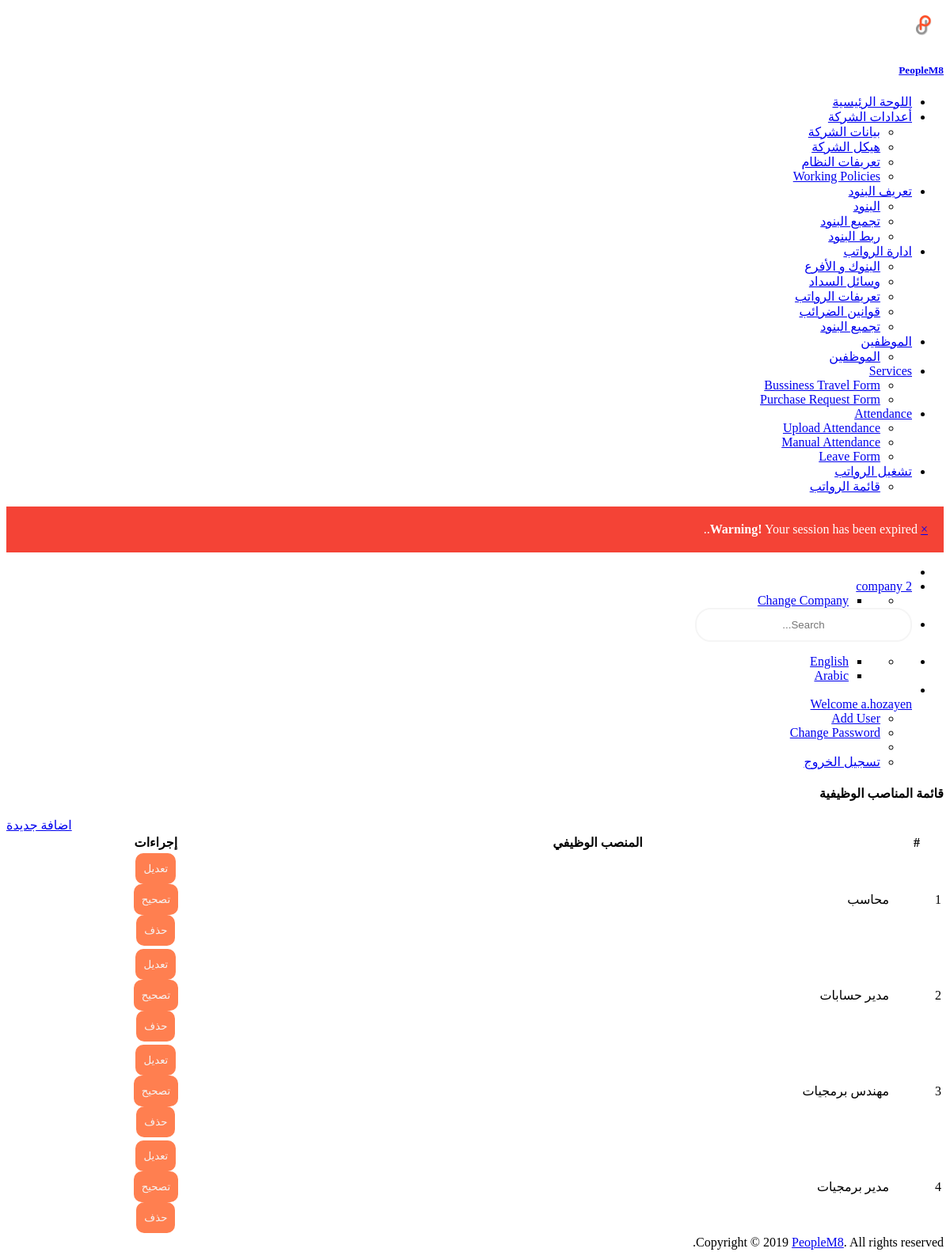
The page /com/assinment/positions/list/ (signed in) on the database its author committed.
### custom_user/models.py (models this page shows)
class User(AbstractUser):
    emp_type_list = [("A", _("Admin")),
                     ("E", _("Employee"))]
    company = models.ForeignKey(Enterprise, null=True, blank=True, on_delete=models.CASCADE, related_name='company_user', verbose_name=_('Name'))
    employee_type = models.CharField(max_length=3, choices=emp_type_list, verbose_name=_('Employee Type'))
    business_unit_name = models.CharField(max_length=150, null=True, blank=True, verbose_name=_('Business Unit Name'))
    reg_tax_num = models.CharField(max_length=150, null=True, blank=True, verbose_name=_('Reg Tax Num'))
    commercail_record = models.CharField(max_length=150, null=True, blank=True, verbose_name=_('Commercail Record '))

### company/models.py (models this page shows, shortened)
class Enterprise(models.Model):
    enterprise_user = models.ForeignKey(settings.AUTH_USER_MODEL, on_delete=models.CASCADE, related_name="company_user")
    name = models.CharField(max_length=255, verbose_name=_('Company Name'))
    reg_tax_num = models.CharField(max_length=150, verbose_name=_('Reg Tax Num'))
    commercail_record = models.CharField(max_length=150, verbose_name=_('Commercial Record'))
    address1 = models.CharField(max_length=255, blank=True, null=True, verbose_name=_('Address1'))
    phone = models.CharField(max_length=255, blank=True, null=True, verbose_name=_('Phone'))
    mobile = models.CharField(max_length=255, blank=True, null=True, verbose_name=_('Mobile'))
    fax = models.CharField(max_length=255, blank=True, null=True, verbose_name=_('Fax'))
    email = models.EmailField(blank=True, null=True, verbose_name=_('Email'))
    country = models.ForeignKey(Country, on_delete=models.CASCADE, null=True, blank=True, verbose_name=_('Country'))
    slug = models.SlugField(blank=True, null=True)
    start_date = models.DateField(auto_now=False, auto_now_add=False, default=date.today, verbose_name=_('Start Date'))
    end_date = models.DateField(auto_now=False, auto_now_add=False, blank=True, null=True, verbose_name=_('End Date'))
    created_by = models.ForeignKey(settings.AUTH_USER_MODEL, blank=False, on_delete=models.CASCADE,
                                   related_name="company_created_by")
    creation_date = models.DateField(auto_now=True, auto_now_add=False)
    last_update_by = models.ForeignKey(settings.AUTH_USER_MODEL, blank=True, null=True, on_delete=models.CASCADE,
                                       related_name="company_last_update_by")
    last_update_date = models.DateField(auto_now=False, auto_now_add=True)
    attribute1 = models.CharField(max_length=255)
    attribute2 = models.CharField(max_length=255)
    attribute3 = models.CharField(max_length=255)
    attribute4 = models.CharField(max_length=255)
    attribute5 = models.CharField(max_length=255)
    attribute6 = models.CharField(max_length=255)
    attribute7 = models.CharField(max_length=255)
    attribute8 = models.CharField(max_length=255)
    attribute9 = models.CharField(max_length=255)
    attribute10 = models.CharField(max_length=255)
    attribute11 = models.CharField(max_length=255)
    attribute12 = models.CharField(max_length=255)
    attribute13 = models.CharField(max_length=255)
    attribute14 = models.CharField(max_length=255)
    attribute15 = models.CharField(max_length=255)
    def __str__(self):
        return self.name

class Position(models.Model):
    job = models.ForeignKey(Job, on_delete=models.CASCADE, null=True, blank=True, related_name='position_job_fk',
                            verbose_name=_('Job'))
    department = models.ForeignKey(Department, on_delete=models.CASCADE, null=True, blank=True,
                                   related_name='position_dept_fk', verbose_name=_('Department'))
    grade = models.ForeignKey(Grade, on_delete=models.CASCADE, null=True, blank=True, related_name='position_grade_fk',
                              verbose_name=_('Grade'))
    position_name = models.CharField(max_length=100, verbose_name=_('Position Name'))
    position_description = models.CharField(max_length=255, null=True, blank=True,
                                            verbose_name=_('Position Description'))
    objects = PositionManager()
    start_date = models.DateField(auto_now=False, auto_now_add=False, default=date.today, verbose_name=_('Start Date'))
    end_date = models.DateField(auto_now=False, auto_now_add=False, blank=True, null=True, verbose_name=_('End Date'))
    created_by = models.ForeignKey(settings.AUTH_USER_MODEL, blank=False, on_delete=models.CASCADE,
                                   related_name="position_created_by")
    creation_date = models.DateField(auto_now=True, auto_now_add=False)
    last_update_by = models.ForeignKey(settings.AUTH_USER_MODEL, blank=False, on_delete=models.CASCADE,
                                       related_name="position_last_update_by")
    last_update_date = models.DateField(auto_now=False, auto_now_add=True)
    attribute1 = models.CharField(max_length=255)
    attribute2 = models.CharField(max_length=255)
    attribute3 = models.CharField(max_length=255)
    attribute4 = models.CharField(max_length=255)
    attribute5 = models.CharField(max_length=255)
    attribute6 = models.CharField(max_length=255)
    attribute7 = models.CharField(max_length=255)
    attribute8 = models.CharField(max_length=255)
    attribute9 = models.CharField(max_length=255)
    attribute10 = models.CharField(max_length=255)
    attribute11 = models.CharField(max_length=255)
    attribute12 = models.CharField(max_length=255)
    attribute13 = models.CharField(max_length=255)
    attribute14 = models.CharField(max_length=255)
    attribute15 = models.CharField(max_length=255)

### company/views.py (the view)
# urls.py: path('positions/list/', views.listPositionView, name='list-positions'),
@login_required(login_url='/login')
def listPositionView(request):
    if request.method == 'GET':
        position_list = Position.objects.all(request.user)
    myContext = {"page_title": _("List positions"), 'position_list': position_list}
    return render(request, 'position-list.html', myContext)

### company/manager.py (called while the page is built)
    def all(self, user, *args, **kwargs):
        return super(PositionManager, self).filter(department__enterprise=user.company).filter(
            Q(end_date__gt=date.today()) | Q(end_date__isnull=True))

### company/templates/position-list.html (shortened to what this page needs)
{% extends 'master.html'%}
{% load staticfiles%}
{% load crispy_forms_tags %}
{% load l10n %}
{% load i18n %}
{% block body%}
<div class="container-fluid">
  <div class="row" style="margin-left:0px;">
    <div class="col-md-8">
      <h4 class="c-grey-900">{{page_title|title}}</h4>
    </div>
    <div class="col-md-4">
      <div class="gap-10 peers {% if LANGUAGE_BIDI %} push-left {% else %} push-right {% endif %} ">
        <div class="peer"><a href="{% url 'company:position-create' %}" class="btn cur-p btn-primary">{% trans "Add" %}</a></div>
      </div>
    </div>
  </div>
  <div class="row" style="margin-left:0px;">
    <div class="col-md-12">
      <div class="bgc-white bd bdrs-3 p-20 mB-20">
        <table class="table table-striped table-bordered" id="dataTable" width="100%">
          <thead>
            <tr>
              <th>#</th>
              <th>{% trans "Position Name" %}</th>
              <th>{% trans "Actions" %}</th>
            </tr>
          </thead>
          <tbody>
            {% for position in position_list %}
            <tr>
              <td scope="row">{{ forloop.counter }}</td>
              <td>{{ position.position_name }}</td>
              <td class="Actions">
                <div class="w-100 gap-10 peers {% if LANGUAGE_BIDI %} push-left {% else %} push-right {% endif %}">
                  <div class="peer">
                    <a href="{% url 'company:position-update' pk=position.id %}">
                      <button type="button" class="btn cur-p btn-outline-primary">{% trans "Update" %}</button>
                    </a>
                  </div>
                  <div class="peer">
                    <a href="{% url 'company:position-correct' pk=position.id %}">
                      <button type="button" class="btn cur-p btn-outline-primary">{% trans "Correction" %}</button>
                    </a>
                  </div>
                  <div class="peer">
                    <a href="#">
                      <button type="button" class="btn cur-p btn-outline-danger" data-toggle="modal" data-target="#delete-modal{{position.pk}}">{% trans "Delete" %}</button>
                    </a>
                  </div>
                </div>
              </td>
            </tr>
            {% endfor %}
          </tbody>
        </table>
      </div>
    </div>
  </div>
</div>
{% endblock body%}

### MashreqPayroll/templates/top_nav.html (shortened to what this page needs)
{% load staticfiles %}
{% load i18n %}
{% load l10n %}
{% get_current_language_bidi as LANGUAGE_BIDI %}
<div class="header-container">
  <ul class="{% if LANGUAGE_BIDI %} nav-right {% else %} nav-left {% endif %}">
    <li><a id="sidebar-toggle" class="sidebar-toggle" href="javascript:void(0);"></a></li>
    <li class="notifications dropdown">
      <a href="#" class="dropdown-toggle no-after" data-toggle="dropdown">
        {% if LANGUAGE_BIDI %}
        <span class="fsz-sm c-grey-900">{{request.user.company}}</span>
        {% else %}
        <span class="fsz-sm c-grey-900">{{request.user.company}}</span>
        <i class="ti-angle-down" style="font-size: xx-small;"></i>
        {% endif %}
      </a>
      <ul class="dropdown-menu" style="min-width: 125px;">
        <li>
          <ul class="dropdown-menu p-5 fsz-sm" style="position: relative;">
            <li><a href="{% url 'company:user-companies-list' %}" class="d-b td-n pY-5 bgcH-grey-100 c-grey-700">{% trans "Change Company" %}</a></li>
          </ul>
        </li>
      </ul>
    </li>
    <li class="search-input"><input class="form-control" type="text" placeholder="Search..."></li>
  </ul>
  <ul class="{% if LANGUAGE_BIDI %} nav-left {% else %} nav-right {% endif %}">
    <li class="notifications dropdown">
      <ul class="dropdown-menu" style="min-width: 125px;">
        <li>
          <ul class="ovY-a pos-r scrollable lis-n p-0 m-0 fsz-sm">
            <li><a href="{% url 'home:en' %}" class="peers fxw-nw td-n p-20 bdB c-grey-800 cH-blue bgcH-grey-100">English</a></li>
            <li><a href="{% url 'home:ar' %}" class="peers fxw-nw td-n p-20 bdB c-grey-800 cH-blue bgcH-grey-100">Arabic</a></li>
          </ul>
        </li>
      </ul>
    </li>
    <li class="dropdown">
      <a href="#" class="dropdown-toggle no-after peers fxw-nw ai-c lh-1" data-toggle="dropdown">
        <div class="peer mR-10"><img class="w-2r bdrs-50p" src="#" alt=""></div>
        <div class="peer"><span class="fsz-sm c-grey-900">Welcome {{request.user}}</span></div>
      </a>
      <ul class="dropdown-menu fsz-sm">
        {% if request.user.employee_type == 'A'%}
        <li><a href="{% url 'home:new-user' %}" class="d-b td-n pY-5 bgcH-grey-100 c-grey-700">
            <span>{% trans "Add User" %}</span></a>
        </li>
        {% endif %}
        <li><a href="{% url 'home:password_change' %}" class="d-b td-n pY-5 bgcH-grey-100 c-grey-700">
            <span>{% trans "Change Password" %}</span></a>
        </li>
        <li role="separator" class="divider"></li>
        {% if user.is_authenticated %}
        <li>
          <a href="{% url 'home:logout' %}" class="d-b td-n pY-5 bgcH-grey-100 c-grey-700">
             <span>{% trans "Log out" %}</span>
          </a>
        </li>
        {% else %}
        <li>
          <a href="{% url 'home:user-login' %}" class="d-b td-n pY-5 bgcH-grey-100 c-grey-700">
            <i class="ti-power-off mR-10"></i> <span>{% trans "Log in" %}</span>
          </a>
        </li>
        {% endif %}
      </ul>
    </li>
  </ul>
</div>

### MashreqPayroll/static/css/style-main-ar.css (style rules this page uses)
body { text-align: right !important; }
input { border: 2px solid whitesmoke; border-radius: 20px; padding: 12px 10px; text-align: center; width: 250px; }
button { border: none; border-radius: 10px; padding: 12px 10px; text-align: center; cursor: pointer; background: coral; color: whitesmoke; }
.Actions { display: block ruby; text-align: center; }
.push-left { float: left; }

### MashreqPayroll/static/css/style.css (style rules this page uses)
th { text-align: center; }

### rows shown on the page
User: user.company "company 2", user "a.hozayen"
Position: position_name "محاسب"
Position: position_name "مدير حسابات"
Position: position_name "مهندس برمجيات"
Position: position_name "مدير برمجيات"

### other values the page prints
{{ message|safe }} "Your session has been expired."
{{ page_title|title }} "قائمة المناصب الوظيفية"
